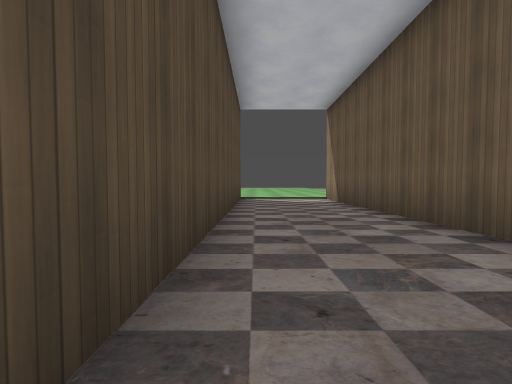
View 1 (above)

16 first-person views from a walk through a Godot game level. The camera is 1.3 m above the floor, tilts 2° down and sees 90° across. The floor is counted in squares, 2.4 m on a side. Each view is taken from the middle of a square. On the plan, view 1 faces up. The plan holds only what a view shows up to about 9 squares ahead; the rest is blank. The place goes on beyond the plan. Some surface patterns are stand-ins.

View 2
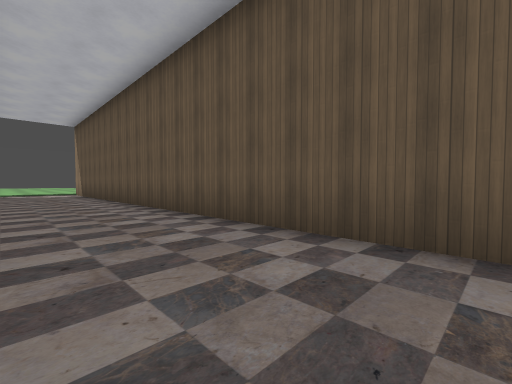

View 3
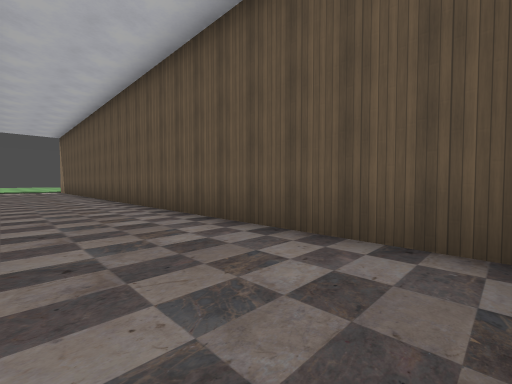

View 4
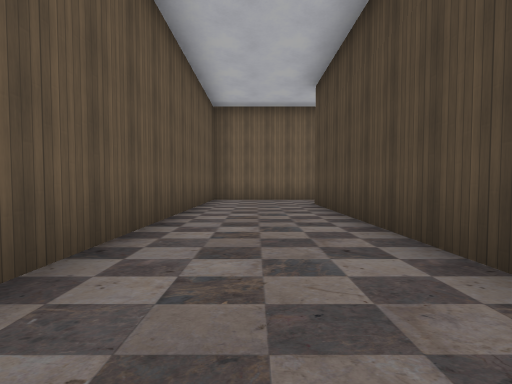

View 5
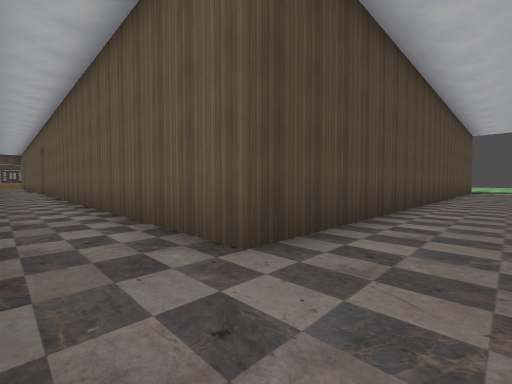

View 6
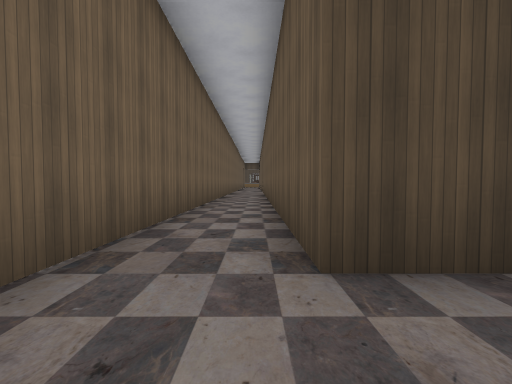

View 7
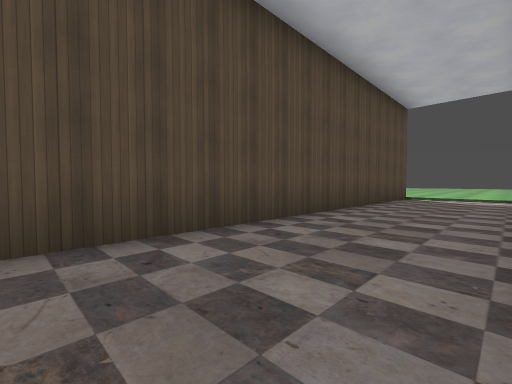

View 8
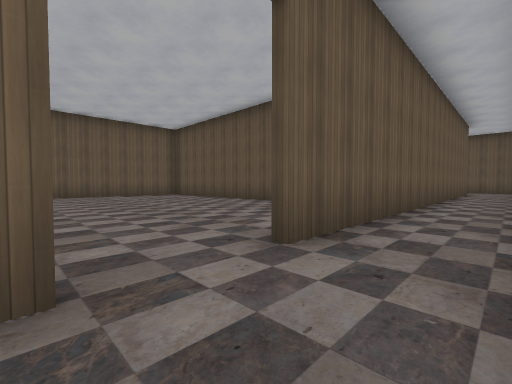

View 9
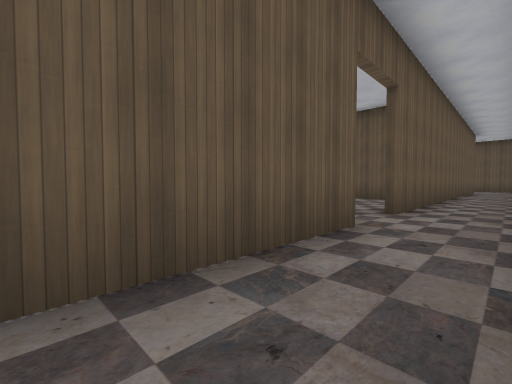

View 10
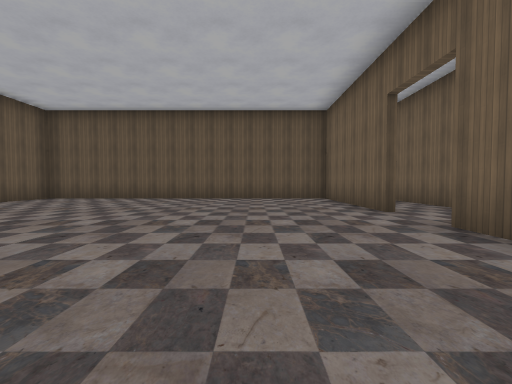

View 11
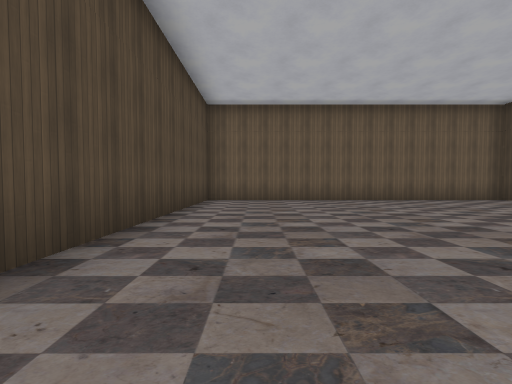

View 12
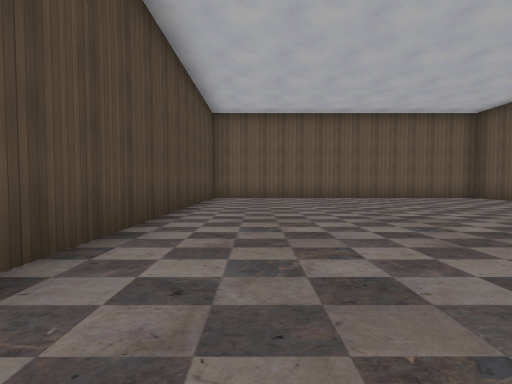

View 13
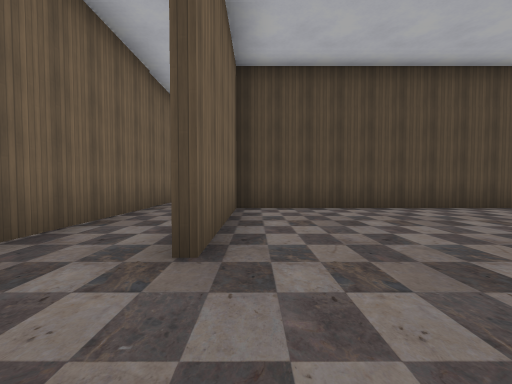

View 14
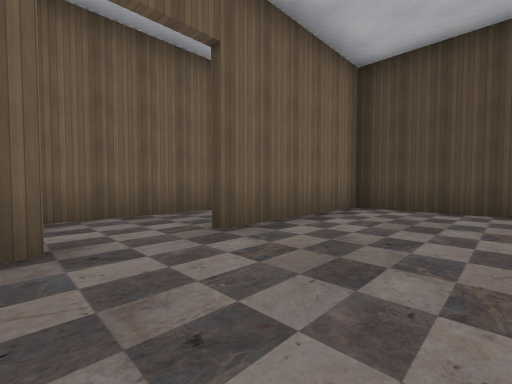

View 15
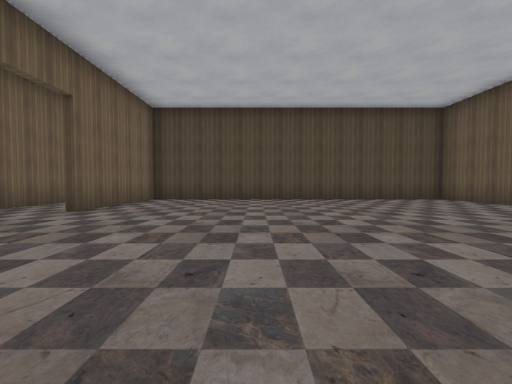

View 16
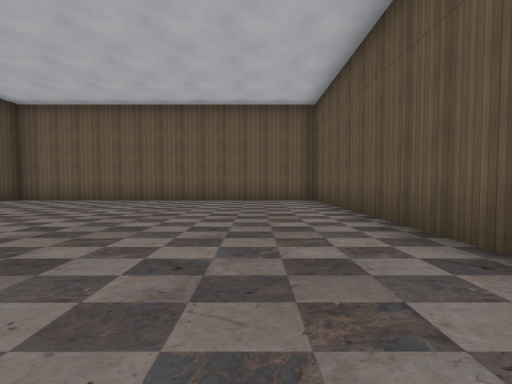

### Floor plan
Points are (right, up) in squares from view 1. A wall is a line through its corners. A room is listed if a view was taken in it or the views show most of it. See-through windows are left out.
Room 1 (views 1, 2, 3, 4, 5, 6, 7, 8, 9)
walls: (-7.9, -9.3) (2.4, -9.3) (2.4, 8.8); (-0.5, 8.8) (-0.5, -7.6) (-13.2, -7.6); (-14.8, -7.6) (-18.1, -7.6); (-20.2, -9.3) (-10, -9.3)
ways out: opening at (-14, -8) to room 2
Room 2 (views 10, 11, 12, 13, 14, 15, 16)
walls: (-13.2, -7.4) (-9.1, -7.4) (-9.1, 2.2) (-18.5, 2.2) (-18.5, -7.4) (-14.8, -7.4)
ways out: opening at (-14, -8) to room 1

Positions as (right, up) in squares from view 1, and headings:
1: (0, 0), facing up
2: (0, -5), facing up-right
3: (0, -9), facing up-right
4: (1, -1), facing down
5: (1, -9), facing up-left
6: (1, -8), facing left
7: (2, -1), facing up-left
8: (-15, -9), facing up-right
9: (-18, -9), facing up-right
10: (-18, -5), facing right
11: (-17, -6), facing up
12: (-17, -7), facing up
13: (-13, -7), facing left
14: (-13, -5), facing down-left
15: (-10, -4), facing left
16: (-11, -6), facing up
